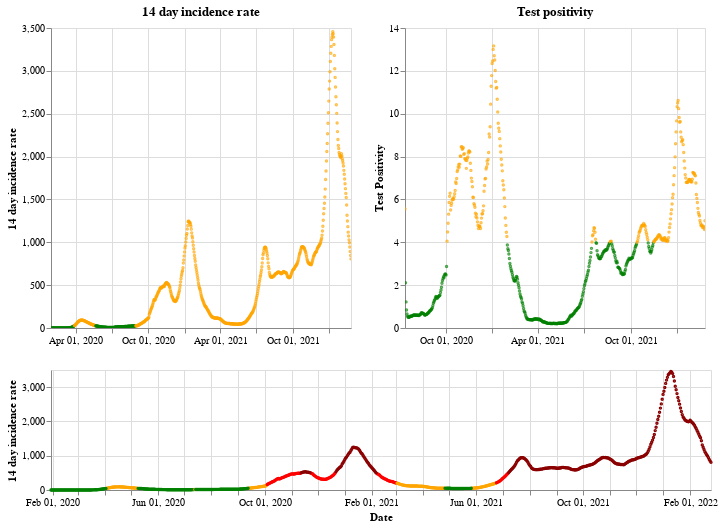

The notebook cell this image was saved under:
### Markdown cell above
## England

### Code cell
plot_traffic_light('England')

### Figure 1 — Vega-Lite specification as saved in the notebook (floating-point values rounded to 4 significant figures; data arrays with more than 128 entries replaced by an {"elided": "..."} marker saying what was removed)
{"config": {"view": {"continuousWidth": 400, "continuousHeight": 300}}, "vconcat": [{"hconcat": [{"mark": {"type": "point", "size": 2}, "encoding": {"color": {"condition": {"value": "green", "test": "(datum.twoWeeklyCasesRate <= 25)"}, "value": "orange"}, "tooltip": [{"type": "nominal", "field": "areaName"}, {"type": "temporal", "field": "date"}, {"type": "quantitative", "field": "twoWeeklyCasesRate"}, {"type": "quantitative", "field": "testPositivity"}], "x": {"type": "temporal", "axis": {"title": ""}, "field": "date", "scale": {"domain": {"selection": "DateBrush"}}, "timeUnit": "yearmonthdate"}, "y": {"type": "quantitative", "axis": {"title": "14 day incidence rate"}, "field": "twoWeeklyCasesRate"}}, "title": "14 day incidence rate", "width": 300}, {"mark": {"type": "point", "size": 2}, "encoding": {"color": {"condition": {"value": "green", "test": "(datum.testPositivity <= 4)"}, "value": "orange"}, "tooltip": [{"type": "nominal", "field": "areaName"}, {"type": "temporal", "field": "date"}, {"type": "quantitative", "field": "twoWeeklyCasesRate"}, {"type": "quantitative", "field": "testPositivity"}], "x": {"type": "temporal", "axis": {"title": ""}, "field": "date", "scale": {"domain": {"selection": "DateBrush"}}, "timeUnit": "yearmonthdate"}, "y": {"type": "quantitative", "axis": {"title": "Test Positivity"}, "field": "testPositivity"}}, "title": "Test positivity", "width": 300}]}, {"layer": [{"mark": {"type": "point", "size": 2}, "encoding": {"color": {"condition": {"value": "orange", "test": "(((datum.testPositivity < 4) && (datum.twoWeeklyCasesRate >= 50)) && (datum.twoWeeklyCasesRate < 200))"}, "value": "red"}, "opacity": {"condition": {"value": 1, "test": "((datum.twoWeeklyCasesRate >= 50) && (datum.twoWeeklyCasesRate < 500))"}, "value": 0}, "tooltip": [{"type": "nominal", "field": "areaName"}, {"type": "temporal", "field": "date"}, {"type": "quantitative", "field": "twoWeeklyCasesRate"}, {"type": "quantitative", "field": "testPositivity"}], "x": {"type": "temporal", "axis": {"title": "Date"}, "field": "date", "timeUnit": "yearmonthdate"}, "y": {"type": "quantitative", "axis": {"title": "14 day incidence rate"}, "field": "twoWeeklyCasesRate"}}, "selection": {"DateBrush": {"type": "interval", "encodings": ["x"], "fields": ["Time"]}}}, {"mark": {"type": "point", "size": 2}, "encoding": {"color": {"value": "darkred"}, "opacity": {"condition": {"value": 1, "test": "(datum.twoWeeklyCasesRate >= 500)"}, "value": 0}, "tooltip": [{"type": "nominal", "field": "areaName"}, {"type": "temporal", "field": "date"}, {"type": "quantitative", "field": "twoWeeklyCasesRate"}, {"type": "quantitative", "field": "testPositivity"}], "x": {"type": "temporal", "axis": {"title": "Date"}, "field": "date", "timeUnit": "yearmonthdate"}, "y": {"type": "quantitative", "axis": {"title": "14 day incidence rate"}, "field": "twoWeeklyCasesRate"}}}, {"mark": {"type": "point", "size": 2}, "encoding": {"color": {"condition": {"value": "green", "test": "((datum.testPositivity < 4) && (datum.twoWeeklyCasesRate < 50))"}, "value": "orange"}, "opacity": {"condition": {"value": 1, "test": "(datum.twoWeeklyCasesRate < 50)"}, "value": 0}, "tooltip": [{"type": "nominal", "field": "areaName"}, {"type": "temporal", "field": "date"}, {"type": "quantitative", "field": "twoWeeklyCasesRate"}, {"type": "quantitative", "field": "testPositivity"}], "x": {"type": "temporal", "axis": {"title": "Date"}, "field": "date", "timeUnit": "yearmonthdate"}, "y": {"type": "quantitative", "axis": {"title": "14 day incidence rate"}, "field": "twoWeeklyCasesRate"}}}], "height": 120, "width": 660}], "data": {"name": "data-845be45693653d676ec80ecfbd1b4238"}, "$schema": "https://vega.github.io/schema/vega-lite/v4.8.1.json", "datasets": {"data-845be45693653d676ec80ecfbd1b4238": {"elided": "758 records"}}}
